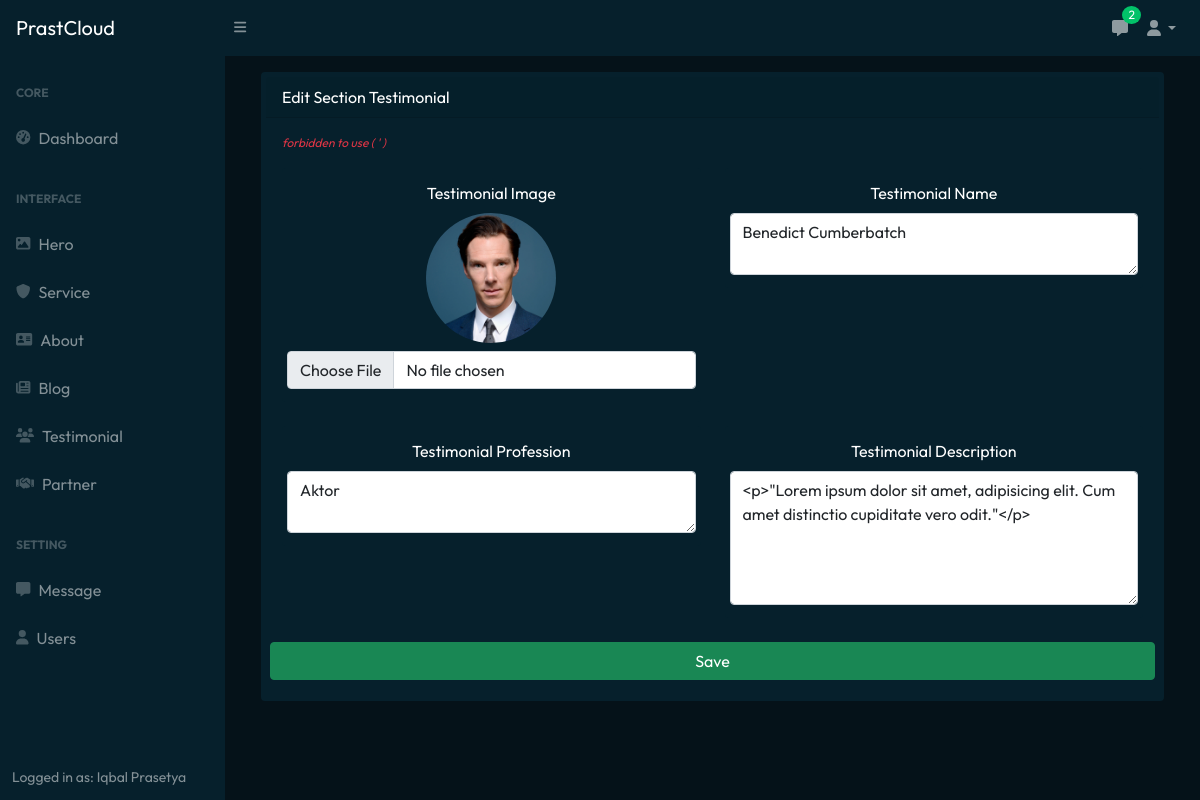
/admin.php?page=edit-testi&id=3 (signed in), run on the app's committed database.
### tables this page shows
CREATE TABLE `user` (
  `id_login` int(255) NOT NULL,
  `user_date` datetime DEFAULT NULL,
  `user_username` varchar(255) NOT NULL,
  `user_password` varchar(255) NOT NULL,
  `fullname` varchar(255) NOT NULL,
  `phone` varchar(255) NOT NULL,
  `email` varchar(255) NOT NULL,
  `address` text NOT NULL,
  `user_twitter` varchar(255) NOT NULL,
  `user_fb` varchar(255) NOT NULL,
  `user_ig` varchar(255) NOT NULL,
  `profile_image` varchar(255) NOT NULL
);

CREATE TABLE `testi` (
  `id` int(225) NOT NULL,
  `testi_name` varchar(225) NOT NULL,
  `testi_profession` varchar(225) NOT NULL,
  `testi_text` text NOT NULL,
  `testi_image` varchar(225) NOT NULL
);

### page/admin/edit-testi.php (the view, shortened to what this page needs)
<?php
require 'koneksi.php';
if (isset($_GET['id'])) {
  $id = ($_GET["id"]);
  $query = "SELECT * FROM testi WHERE id='$id'";
  $result = mysqli_query($koneksi2, $query);
  $data = mysqli_fetch_assoc($result);
} else {
  echo "<script>alert('Masukkan data id.');window.location='admin.php?page=testi';</script>";
}
?>
<div class="container">
  <div class="card mt-3">
    <div class="card-header">
      Edit Section Testimonial
    </div>
    <div class="card-body">
      <form method="POST" action="proses.php?aksi=edit-testi" enctype="multipart/form-data">
        <div class="row justify-content-center">
          <p class="text-danger fst-italic" style="font-size: 12px;">forbidden to use ( ' )</p>
          <br>
          <div class="col-xl-6 text-center">
            <div class="card mb-4">
              <div class="form-group mb-2">
                <label class="m-2">Testimonial Image</label>
                <br>
                <img class="mb-2 rounded-circle" src="assets/img/testi/<?php echo $data['testi_image']; ?>" width="130" height="130">
                <input class="form-control" type="file" id="formFile" name="testi_image" />
              </div>
            </div>
          </div>
          <div class="col-xl-6 text-center">
            <div class="card mb-4">
              <div class="form-group mb-2">
                <label class="m-2">Testimonial Name</label>
                <textarea class="form-control" name="testi_name" rows="2"><?php echo $data['testi_name']; ?></textarea>
              </div>
            </div>
          </div>
          <div class="col-xl-6 text-center">
            <div class="card mb-4">
              <div class="form-group mb-2">
                <label class="m-2">Testimonial Profession</label>
                <textarea class="form-control" name="testi_profession" rows="2"><?php echo $data['testi_profession']; ?></textarea>
              </div>
            </div>
          </div>
          <div class="col-xl-6 text-center">
            <div class="card mb-4">
              <div class="form-group mb-2">
                <label class="m-2">Testimonial Description</label>
                <textarea class="form-control" id="editor2" name="testi_text" rows="5"><?php echo $data['testi_text']; ?></textarea>
              </div>
            </div>
          </div>
          <button type="submit" class="btn btn-md btn-block btn-success">
          Save
          </button>
        </div>
      </form>
    </div>
  </div>
</div>

### admin.php (shortened to what this page needs)
<!DOCTYPE html>
<html lang="en">
<head>
  <link href="https://cdn.jsdelivr.net/npm/simple-datatables@latest/dist/style.css" rel="stylesheet" />
</head>
<body class="sb-nav-fixed">
  <nav class="sb-topnav navbar navbar-expand navbar-dark">
    <a class="navbar-brand ps-3" href="admin.php">PrastCloud</a>
    <button class="btn btn-link btn-sm order-1 order-lg-0 me-4 me-lg-0" id="sidebarToggle" href="#!"><i class="fas fa-bars"></i></button>
    <ul class="navbar-nav ms-auto me-0 me-md-3 my-2 my-md-0">
      <li class="nav-item dropdown">
        <a class="nav-link nav-icon" href="admin.php?page=message">
          <i class="fas fa-message"></i>
          <span class="badge bg-success badge-number">
            <?php
            include 'koneksi.php';
            $data_barang = mysqli_query($koneksi2, "SELECT * FROM messages");
            $jumlah_barang = mysqli_num_rows($data_barang);
            echo $jumlah_barang;
            ?>
          </span>
        </a>
      </li>
      <li class="nav-item dropdown">
        <a class="nav-link dropdown-toggle" id="navbarDropdown" href="#" role="button" data-bs-toggle="dropdown" aria-expanded="false"><i class="fas fa-user fa-fw"></i></a>
      </li>
    </ul>
  </nav>
  <div id="layoutSidenav">
    <div id="layoutSidenav_nav">
      <nav class="sb-sidenav accordion sb-sidenav-dark" id="sidenavAccordion">
        <div class="sb-sidenav-menu">
          <div class="nav">
            <div class="sb-sidenav-menu-heading">
              Core
            </div>
            <a class="nav-link" href="admin.php?page=dashboard">
              <div class="sb-nav-link-icon">
                <i class="fas fa-tachometer-alt"></i>
              </div>
              Dashboard
            </a>
            <div class="sb-sidenav-menu-heading">
              Interface
            </div>
            <a class="nav-link" href="admin.php?page=hero">
              <div class="sb-nav-link-icon">
                <i class="fas fa-image"></i>
              </div>
              Hero
            </a>
            <a class="nav-link" href="admin.php?page=service">
              <div class="sb-nav-link-icon">
                <i class="fas fa-shield"></i>
              </div>
              Service
            </a>
            <a class="nav-link" href="admin.php?page=about">
              <div class="sb-nav-link-icon">
                <i class="fas fa-contact-card"></i>
              </div>
              About
            </a>
            <a class="nav-link" href="admin.php?page=blog">
              <div class="sb-nav-link-icon">
                <i class="fas fa-newspaper"></i>
              </div>
              Blog
            </a>
            <a class="nav-link" href="admin.php?page=testi">
              <div class="sb-nav-link-icon">
                <i class="fas fa-users"></i>
              </div>
              Testimonial
            </a>
            <a class="nav-link" href="admin.php?page=partner">
              <div class="sb-nav-link-icon">
                <i class="fas fa-handshake"></i>
              </div>
              Partner
            </a>
            <div class="sb-sidenav-menu-heading">
              Setting
            </div>
            <a class="nav-link" href="admin.php?page=message">
              <div class="sb-nav-link-icon">
                <i class="fas fa-message"></i>
              </div>
              Message
            </a>
            <a class="nav-link" href="admin.php?page=user">
              <div class="sb-nav-link-icon">
                <i class="fas fa-user"></i>
              </div>
              Users
            </a>
          </div>
        </div>
        <div class="sb-sidenav-footer">
          <?php
          $query = "SELECT * FROM user ORDER BY id_login ASC LIMIT 1";
          $result = mysqli_query($koneksi2, $query);
          $row = mysqli_fetch_assoc($result)
          ?>
          <div class="small">
            Logged in as: <?php echo $row['fullname']; ?>
          </div>
        </div>
      </nav>
    </div>
    <div id="layoutSidenav_content">
      <main>
        <div class="container-fluid px-4 text-white">
          <?php include "page/admin/config.php"; ?>
        </div>
      </main>
    </div>
  </div>
</body>
</html>

### admin.php (style rules this page uses)
body { background-color: #051219; }
.navbar { background-color: #06202c; }
.card { background-color: #06202c; color: #fff; }
.badge-number { position: absolute !important; inset: -2px -5px auto auto !important; font-weight: normal !important; font-size: 12px !important; border-radius: 50% !important; padding: 3px 6px !important; }

### data on the page
user: fullname "Iqbal Prasetya"
testi: testi_image (picture), testi_name "Benedict Cumberbatch", testi_profession "Aktor", testi_text "<p>\"Lorem ipsum dolor sit amet, adipisicing elit. Cum amet distinctio cupiditate vero odit.\"</p>"

### other printed values
$jumlah_barang "2"
